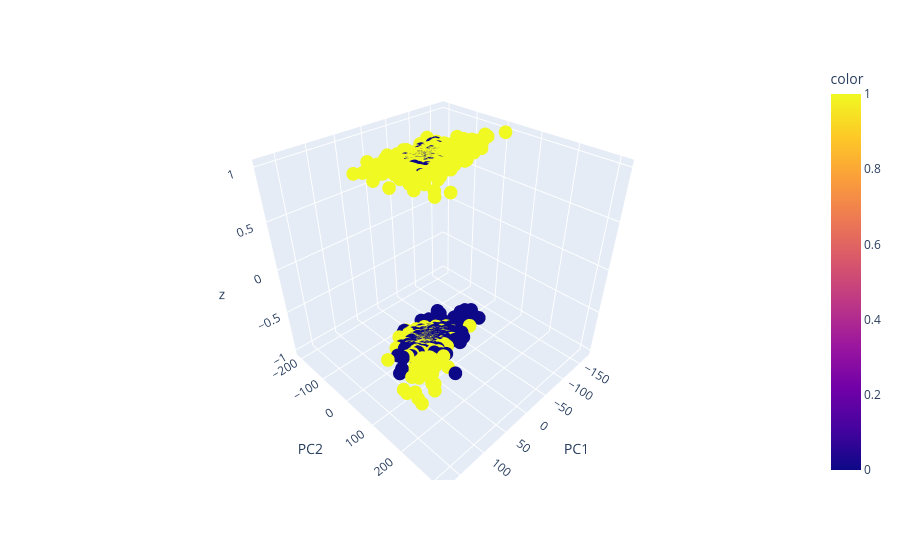

The notebook cell saved with this chart:
### Markdown cell above
# Seperate features from the Dataframe
## Standardize data 
Mean = 0, Variance = 1
## PCA Analysis
1. 2 Component analysis
1. 3D Scatter plot giving z=-1 for label=0 and z=1 for label=1

### Code cell
X = df.iloc[:, :-1]

scaler = StandardScaler()
scaler.fit(X)
X = scaler.transform(X)

pca = PCA(n_components=2)

components = pca.fit_transform(X)

new_axis = phase2_data["y"].T.copy()
new_axis[new_axis == 0] = -1

df_components = pd.DataFrame(components, columns=["PC1", "PC2"])
df_new_axis = pd.DataFrame( new_axis, columns=["z"])

df_kernel = pd.concat([df_components, df_new_axis], axis=1, join="inner")

one_count = np.sum(df_kernel["z"] == 1)
print("one_count", one_count)
zero_count = np.sum(df_kernel["z"] == -1)
print("zero_count", zero_count)

fig = px.scatter_3d(df_kernel, x="PC1", y="PC2", z="z", color=df['y'])
fig.show()
fig.write_image("../assets/p2_pca_3d.png")

### Figure 1 — Plotly figure (JSON) as saved in the notebook; plotly's stock layout.template omitted (floating-point values rounded to 4 significant figures; data arrays with more than 128 entries replaced by an {"elided": "..."} marker saying what was removed)
{"data": [{"hovertemplate": "PC1=%{x}<br>PC2=%{y}<br>z=%{z}<br>color=%{marker.color}<extra></extra>", "legendgroup": "", "marker": {"color": {"elided": "8440 float values"}, "coloraxis": "coloraxis", "symbol": "circle"}, "mode": "markers", "name": "", "scene": "scene", "showlegend": false, "type": "scatter3d", "x": {"elided": "8440 float values"}, "y": {"elided": "8440 float values"}, "z": {"elided": "8440 float values"}}], "layout": {"coloraxis": {"colorbar": {"title": {"text": "color"}}, "colorscale": [[0, "#0d0887"], [0.1111, "#46039f"], [0.2222, "#7201a8"], [0.3333, "#9c179e"], [0.4444, "#bd3786"], [0.5556, "#d8576b"], [0.6667, "#ed7953"], [0.7778, "#fb9f3a"], [0.8889, "#fdca26"], [1, "#f0f921"]]}, "legend": {"tracegroupgap": 0}, "margin": {"t": 60}, "scene": {"domain": {"x": [0, 1], "y": [0, 1]}, "xaxis": {"title": {"text": "PC1"}}, "yaxis": {"title": {"text": "PC2"}}, "zaxis": {"title": {"text": "z"}}}}}
